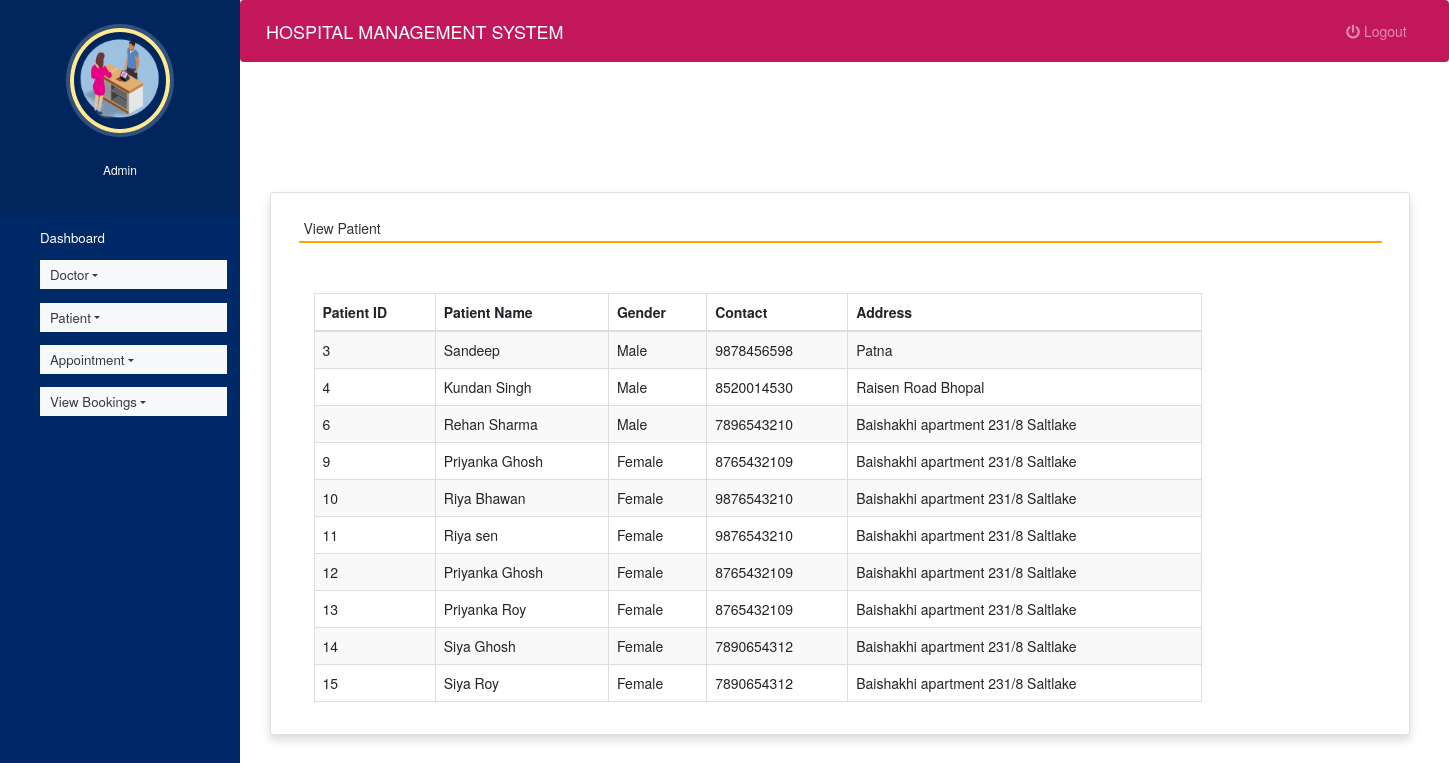
/view_patient (signed in), run on the app's committed database.
### hospitals/models.py (models this page shows, shortened)
class Patient(models.Model):
    name = models.CharField(max_length=50)
    gender = models.CharField(max_length=10)
    mobile = models.IntegerField(null=True)
    address = models.CharField(max_length=50)

### hospitals/views.py (the view)
# urls.py: path('view_patient', view_patient, name='view_patient'),
def view_patient(request):
    if not request.user.is_staff:
        return redirect('login')
    pat = Patient.objects.all()
    d = {'pat':pat}
    return render(request,'view_patient.html', d)

### hospitals/templates/view_patient.html (shortened to what this page needs)
{% extends 'admin_nav.html' %}
{% load static %}
{% block content %}
<head>
  <link rel="stylesheet" href="https://maxcdn.bootstrapcdn.com/bootstrap/3.4.1/css/bootstrap.min.css">
  <link rel="stylesheet" href="https://use.fontawesome.com/releases/v5.6.3/css/all.css">
</head>
<br><br><br><br>
<div class="container card shadow m-5">
    <div class="card-body">
        <h5 class="p-2" style="border-bottom: 2px solid orange">View Patient</h5>
		<div class="container mt-5">
		<table id="example" class="table table-striped table-bordered" style="width:80%">
			<thead>
				<tr>
					<th>Patient ID</th>
					<th>Patient Name</th>
                    <th>Gender</th>
					<th>Contact</th>
					<th>Address</th>
				</tr>
			</thead>
			<tbody>
            {% for i in pat %}
			<tr>
				<td>{{i.id}}</td>
				<td>{{i.name}}</td>
				<td>{{i.gender}}</td>
				<td>{{i.mobile}}</td>
				<td>{{i.address}}</td>
			</tr>
			{% endfor %}
			</tbody>
		</table>
	 </div>
	</div>
</div>
{% endblock content %}

### hospitals/static/style.css (style rules this page uses)
body { padding-left: 240px; }

### hospitals/templates/admin_nav.html (style rules this page uses)
body { padding-left: 240px; }

### data on the page
Patient: id "3", name "Sandeep", gender "Male", mobile "9878456598", address "Patna"
Patient: id "4", name "Kundan Singh", gender "Male", mobile "8520014530", address "Raisen Road Bhopal"
Patient: id "6", name "Rehan Sharma", gender "Male", mobile "7896543210", address "Baishakhi apartment 231/8 Saltlake"
Patient: id "9", name "Priyanka Ghosh", gender "Female", mobile "8765432109", address "Baishakhi apartment 231/8 Saltlake"
Patient: id "10", name "Riya Bhawan", gender "Female", mobile "9876543210", address "Baishakhi apartment 231/8 Saltlake"
Patient: id "11", name "Riya sen", gender "Female", mobile "9876543210", address "Baishakhi apartment 231/8 Saltlake"
Patient: id "12", name "Priyanka Ghosh", gender "Female", mobile "8765432109", address "Baishakhi apartment 231/8 Saltlake"
Patient: id "13", name "Priyanka Roy", gender "Female", mobile "8765432109", address "Baishakhi apartment 231/8 Saltlake"
Patient: id "14", name "Siya Ghosh", gender "Female", mobile "7890654312", address "Baishakhi apartment 231/8 Saltlake"
Patient: id "15", name "Siya Roy", gender "Female", mobile "7890654312", address "Baishakhi apartment 231/8 Saltlake"
